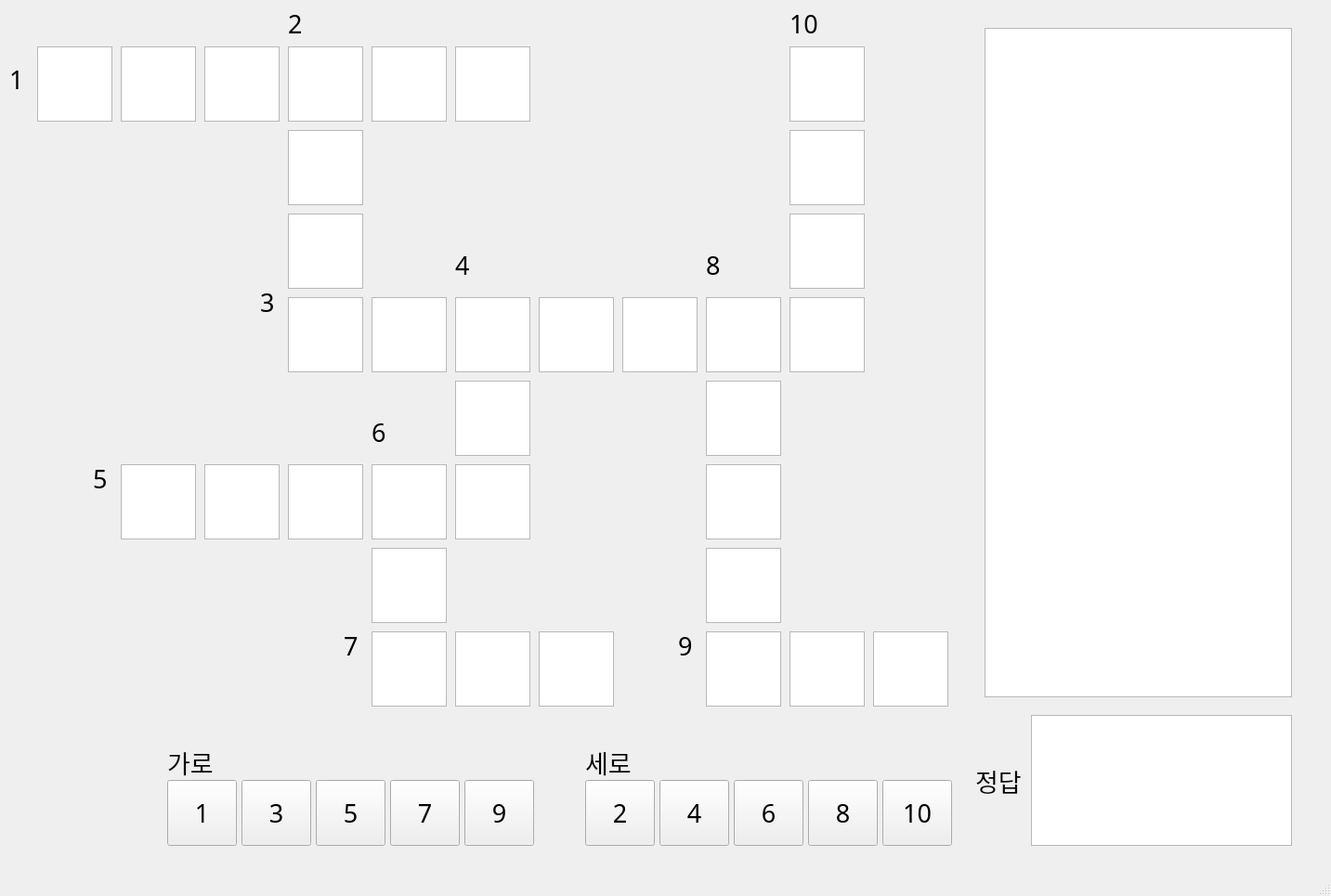
<?xml version="1.0" encoding="UTF-8"?>
<ui version="4.0">
 <class>MainWindow</class>
 <widget class="QMainWindow" name="MainWindow">
  <property name="geometry">
   <rect>
    <x>0</x>
    <y>0</y>
    <width>1433</width>
    <height>965</height>
   </rect>
  </property>
  <property name="windowTitle">
   <string>MainWindow</string>
  </property>
  <widget class="QWidget" name="centralwidget">
   <widget class="QTextEdit" name="textEdit">
    <property name="geometry">
     <rect>
      <x>40</x>
      <y>50</y>
      <width>81</width>
      <height>81</height>
     </rect>
    </property>
    <property name="font">
     <font>
      <family>함초롬돋움</family>
      <pointsize>25</pointsize>
     </font>
    </property>
   </widget>
   <widget class="QTextEdit" name="textEdit_12">
    <property name="geometry">
     <rect>
      <x>130</x>
      <y>500</y>
      <width>81</width>
      <height>81</height>
     </rect>
    </property>
    <property name="font">
     <font>
      <family>함초롬돋움</family>
      <pointsize>25</pointsize>
     </font>
    </property>
   </widget>
   <widget class="QTextEdit" name="textEdit_15">
    <property name="geometry">
     <rect>
      <x>130</x>
      <y>50</y>
      <width>81</width>
      <height>81</height>
     </rect>
    </property>
    <property name="font">
     <font>
      <family>함초롬돋움</family>
      <pointsize>25</pointsize>
     </font>
    </property>
   </widget>
   <widget class="QTextEdit" name="textEdit_17">
    <property name="geometry">
     <rect>
      <x>310</x>
      <y>320</y>
      <width>81</width>
      <height>81</height>
     </rect>
    </property>
    <property name="font">
     <font>
      <family>함초롬돋움</family>
      <pointsize>25</pointsize>
     </font>
    </property>
   </widget>
   <widget class="QTextEdit" name="textEdit_21">
    <property name="geometry">
     <rect>
      <x>310</x>
      <y>230</y>
      <width>81</width>
      <height>81</height>
     </rect>
    </property>
    <property name="font">
     <font>
      <family>함초롬돋움</family>
      <pointsize>25</pointsize>
     </font>
    </property>
   </widget>
   <widget class="QTextEdit" name="textEdit_23">
    <property name="geometry">
     <rect>
      <x>220</x>
      <y>500</y>
      <width>81</width>
      <height>81</height>
     </rect>
    </property>
    <property name="font">
     <font>
      <family>함초롬돋움</family>
      <pointsize>25</pointsize>
     </font>
    </property>
   </widget>
   <widget class="QTextEdit" name="textEdit_24">
    <property name="geometry">
     <rect>
      <x>310</x>
      <y>50</y>
      <width>81</width>
      <height>81</height>
     </rect>
    </property>
    <property name="font">
     <font>
      <family>함초롬돋움</family>
      <pointsize>25</pointsize>
     </font>
    </property>
   </widget>
   <widget class="QTextEdit" name="textEdit_27">
    <property name="geometry">
     <rect>
      <x>220</x>
      <y>50</y>
      <width>81</width>
      <height>81</height>
     </rect>
    </property>
    <property name="font">
     <font>
      <family>함초롬돋움</family>
      <pointsize>25</pointsize>
     </font>
    </property>
   </widget>
   <widget class="QTextEdit" name="textEdit_30">
    <property name="geometry">
     <rect>
      <x>310</x>
      <y>500</y>
      <width>81</width>
      <height>81</height>
     </rect>
    </property>
    <property name="font">
     <font>
      <family>함초롬돋움</family>
      <pointsize>25</pointsize>
     </font>
    </property>
   </widget>
   <widget class="QTextEdit" name="textEdit_31">
    <property name="geometry">
     <rect>
      <x>310</x>
      <y>140</y>
      <width>81</width>
      <height>81</height>
     </rect>
    </property>
    <property name="font">
     <font>
      <family>함초롬돋움</family>
      <pointsize>25</pointsize>
     </font>
    </property>
   </widget>
   <widget class="QTextEdit" name="textEdit_33">
    <property name="geometry">
     <rect>
      <x>580</x>
      <y>320</y>
      <width>81</width>
      <height>81</height>
     </rect>
    </property>
    <property name="font">
     <font>
      <family>함초롬돋움</family>
      <pointsize>25</pointsize>
     </font>
    </property>
   </widget>
   <widget class="QTextEdit" name="textEdit_44">
    <property name="geometry">
     <rect>
      <x>580</x>
      <y>680</y>
      <width>81</width>
      <height>81</height>
     </rect>
    </property>
    <property name="font">
     <font>
      <family>함초롬돋움</family>
      <pointsize>25</pointsize>
     </font>
    </property>
   </widget>
   <widget class="QTextEdit" name="textEdit_45">
    <property name="geometry">
     <rect>
      <x>400</x>
      <y>680</y>
      <width>81</width>
      <height>81</height>
     </rect>
    </property>
    <property name="font">
     <font>
      <family>함초롬돋움</family>
      <pointsize>25</pointsize>
     </font>
    </property>
   </widget>
   <widget class="QTextEdit" name="textEdit_47">
    <property name="geometry">
     <rect>
      <x>490</x>
      <y>500</y>
      <width>81</width>
      <height>81</height>
     </rect>
    </property>
    <property name="font">
     <font>
      <family>함초롬돋움</family>
      <pointsize>25</pointsize>
     </font>
    </property>
   </widget>
   <widget class="QTextEdit" name="textEdit_48">
    <property name="geometry">
     <rect>
      <x>400</x>
      <y>320</y>
      <width>81</width>
      <height>81</height>
     </rect>
    </property>
    <property name="font">
     <font>
      <family>함초롬돋움</family>
      <pointsize>25</pointsize>
     </font>
    </property>
   </widget>
   <widget class="QTextEdit" name="textEdit_49">
    <property name="geometry">
     <rect>
      <x>400</x>
      <y>590</y>
      <width>81</width>
      <height>81</height>
     </rect>
    </property>
    <property name="font">
     <font>
      <family>함초롬돋움</family>
      <pointsize>25</pointsize>
     </font>
    </property>
   </widget>
   <widget class="QTextEdit" name="textEdit_51">
    <property name="geometry">
     <rect>
      <x>400</x>
      <y>500</y>
      <width>81</width>
      <height>81</height>
     </rect>
    </property>
    <property name="font">
     <font>
      <family>함초롬돋움</family>
      <pointsize>25</pointsize>
     </font>
    </property>
   </widget>
   <widget class="QTextEdit" name="textEdit_52">
    <property name="geometry">
     <rect>
      <x>490</x>
      <y>410</y>
      <width>81</width>
      <height>81</height>
     </rect>
    </property>
    <property name="font">
     <font>
      <family>함초롬돋움</family>
      <pointsize>25</pointsize>
     </font>
    </property>
   </widget>
   <widget class="QTextEdit" name="textEdit_53">
    <property name="geometry">
     <rect>
      <x>490</x>
      <y>320</y>
      <width>81</width>
      <height>81</height>
     </rect>
    </property>
    <property name="font">
     <font>
      <family>함초롬돋움</family>
      <pointsize>25</pointsize>
     </font>
    </property>
   </widget>
   <widget class="QTextEdit" name="textEdit_54">
    <property name="geometry">
     <rect>
      <x>490</x>
      <y>50</y>
      <width>81</width>
      <height>81</height>
     </rect>
    </property>
    <property name="font">
     <font>
      <family>함초롬돋움</family>
      <pointsize>25</pointsize>
     </font>
    </property>
   </widget>
   <widget class="QTextEdit" name="textEdit_58">
    <property name="geometry">
     <rect>
      <x>400</x>
      <y>50</y>
      <width>81</width>
      <height>81</height>
     </rect>
    </property>
    <property name="font">
     <font>
      <family>함초롬돋움</family>
      <pointsize>25</pointsize>
     </font>
    </property>
   </widget>
   <widget class="QTextEdit" name="textEdit_63">
    <property name="geometry">
     <rect>
      <x>490</x>
      <y>680</y>
      <width>81</width>
      <height>81</height>
     </rect>
    </property>
    <property name="font">
     <font>
      <family>함초롬돋움</family>
      <pointsize>25</pointsize>
     </font>
    </property>
   </widget>
   <widget class="QTextEdit" name="textEdit_64">
    <property name="geometry">
     <rect>
      <x>670</x>
      <y>320</y>
      <width>81</width>
      <height>81</height>
     </rect>
    </property>
    <property name="font">
     <font>
      <family>함초롬돋움</family>
      <pointsize>25</pointsize>
     </font>
    </property>
   </widget>
   <widget class="QTextEdit" name="textEdit_68">
    <property name="geometry">
     <rect>
      <x>850</x>
      <y>320</y>
      <width>81</width>
      <height>81</height>
     </rect>
    </property>
    <property name="font">
     <font>
      <family>함초롬돋움</family>
      <pointsize>25</pointsize>
     </font>
    </property>
   </widget>
   <widget class="QTextEdit" name="textEdit_69">
    <property name="geometry">
     <rect>
      <x>760</x>
      <y>410</y>
      <width>81</width>
      <height>81</height>
     </rect>
    </property>
    <property name="font">
     <font>
      <family>함초롬돋움</family>
      <pointsize>25</pointsize>
     </font>
    </property>
   </widget>
   <widget class="QTextEdit" name="textEdit_71">
    <property name="geometry">
     <rect>
      <x>850</x>
      <y>680</y>
      <width>81</width>
      <height>81</height>
     </rect>
    </property>
    <property name="font">
     <font>
      <family>함초롬돋움</family>
      <pointsize>25</pointsize>
     </font>
    </property>
   </widget>
   <widget class="QTextEdit" name="textEdit_74">
    <property name="geometry">
     <rect>
      <x>760</x>
      <y>680</y>
      <width>81</width>
      <height>81</height>
     </rect>
    </property>
    <property name="font">
     <font>
      <family>함초롬돋움</family>
      <pointsize>25</pointsize>
     </font>
    </property>
   </widget>
   <widget class="QTextEdit" name="textEdit_75">
    <property name="geometry">
     <rect>
      <x>940</x>
      <y>680</y>
      <width>81</width>
      <height>81</height>
     </rect>
    </property>
    <property name="font">
     <font>
      <family>함초롬돋움</family>
      <pointsize>25</pointsize>
     </font>
    </property>
   </widget>
   <widget class="QTextEdit" name="textEdit_77">
    <property name="geometry">
     <rect>
      <x>850</x>
      <y>230</y>
      <width>81</width>
      <height>81</height>
     </rect>
    </property>
    <property name="font">
     <font>
      <family>함초롬돋움</family>
      <pointsize>25</pointsize>
     </font>
    </property>
   </widget>
   <widget class="QTextEdit" name="textEdit_78">
    <property name="geometry">
     <rect>
      <x>760</x>
      <y>500</y>
      <width>81</width>
      <height>81</height>
     </rect>
    </property>
    <property name="font">
     <font>
      <family>함초롬돋움</family>
      <pointsize>25</pointsize>
     </font>
    </property>
   </widget>
   <widget class="QTextEdit" name="textEdit_80">
    <property name="geometry">
     <rect>
      <x>850</x>
      <y>140</y>
      <width>81</width>
      <height>81</height>
     </rect>
    </property>
    <property name="font">
     <font>
      <family>함초롬돋움</family>
      <pointsize>25</pointsize>
     </font>
    </property>
   </widget>
   <widget class="QTextEdit" name="textEdit_84">
    <property name="geometry">
     <rect>
      <x>760</x>
      <y>320</y>
      <width>81</width>
      <height>81</height>
     </rect>
    </property>
    <property name="font">
     <font>
      <family>함초롬돋움</family>
      <pointsize>25</pointsize>
     </font>
    </property>
   </widget>
   <widget class="QTextEdit" name="textEdit_85">
    <property name="geometry">
     <rect>
      <x>760</x>
      <y>590</y>
      <width>81</width>
      <height>81</height>
     </rect>
    </property>
    <property name="font">
     <font>
      <family>함초롬돋움</family>
      <pointsize>25</pointsize>
     </font>
    </property>
   </widget>
   <widget class="QTextEdit" name="textEdit_88">
    <property name="geometry">
     <rect>
      <x>850</x>
      <y>50</y>
      <width>81</width>
      <height>81</height>
     </rect>
    </property>
    <property name="font">
     <font>
      <family>함초롬돋움</family>
      <pointsize>25</pointsize>
     </font>
    </property>
   </widget>
   <widget class="QTextEdit" name="textEdit_2">
    <property name="geometry">
     <rect>
      <x>1060</x>
      <y>30</y>
      <width>331</width>
      <height>721</height>
     </rect>
    </property>
    <property name="font">
     <font>
      <family>함초롬돋움</family>
      <pointsize>20</pointsize>
     </font>
    </property>
   </widget>
   <widget class="QLabel" name="label">
    <property name="geometry">
     <rect>
      <x>180</x>
      <y>780</y>
      <width>151</width>
      <height>81</height>
     </rect>
    </property>
    <property name="font">
     <font>
      <family>함초롬돋움</family>
      <pointsize>20</pointsize>
     </font>
    </property>
    <property name="text">
     <string>가로</string>
    </property>
   </widget>
   <widget class="QPushButton" name="pushButton">
    <property name="geometry">
     <rect>
      <x>180</x>
      <y>840</y>
      <width>75</width>
      <height>71</height>
     </rect>
    </property>
    <property name="font">
     <font>
      <family>함초롬돋움</family>
      <pointsize>20</pointsize>
     </font>
    </property>
    <property name="text">
     <string>1</string>
    </property>
   </widget>
   <widget class="QPushButton" name="pushButton_2">
    <property name="geometry">
     <rect>
      <x>260</x>
      <y>840</y>
      <width>75</width>
      <height>71</height>
     </rect>
    </property>
    <property name="font">
     <font>
      <family>함초롬돋움</family>
      <pointsize>20</pointsize>
     </font>
    </property>
    <property name="text">
     <string>3</string>
    </property>
   </widget>
   <widget class="QPushButton" name="pushButton_3">
    <property name="geometry">
     <rect>
      <x>340</x>
      <y>840</y>
      <width>75</width>
      <height>71</height>
     </rect>
    </property>
    <property name="font">
     <font>
      <family>함초롬돋움</family>
      <pointsize>20</pointsize>
     </font>
    </property>
    <property name="text">
     <string>5</string>
    </property>
   </widget>
   <widget class="QPushButton" name="pushButton_4">
    <property name="geometry">
     <rect>
      <x>420</x>
      <y>840</y>
      <width>75</width>
      <height>71</height>
     </rect>
    </property>
    <property name="font">
     <font>
      <family>함초롬돋움</family>
      <pointsize>20</pointsize>
     </font>
    </property>
    <property name="text">
     <string>7</string>
    </property>
   </widget>
   <widget class="QPushButton" name="pushButton_5">
    <property name="geometry">
     <rect>
      <x>500</x>
      <y>840</y>
      <width>75</width>
      <height>71</height>
     </rect>
    </property>
    <property name="font">
     <font>
      <family>함초롬돋움</family>
      <pointsize>20</pointsize>
     </font>
    </property>
    <property name="text">
     <string>9</string>
    </property>
   </widget>
   <widget class="QPushButton" name="pushButton_6">
    <property name="geometry">
     <rect>
      <x>630</x>
      <y>840</y>
      <width>75</width>
      <height>71</height>
     </rect>
    </property>
    <property name="font">
     <font>
      <family>함초롬돋움</family>
      <pointsize>20</pointsize>
     </font>
    </property>
    <property name="text">
     <string>2</string>
    </property>
   </widget>
   <widget class="QPushButton" name="pushButton_7">
    <property name="geometry">
     <rect>
      <x>710</x>
      <y>840</y>
      <width>75</width>
      <height>71</height>
     </rect>
    </property>
    <property name="font">
     <font>
      <family>함초롬돋움</family>
      <pointsize>20</pointsize>
     </font>
    </property>
    <property name="text">
     <string>4</string>
    </property>
   </widget>
   <widget class="QPushButton" name="pushButton_8">
    <property name="geometry">
     <rect>
      <x>790</x>
      <y>840</y>
      <width>75</width>
      <height>71</height>
     </rect>
    </property>
    <property name="font">
     <font>
      <family>함초롬돋움</family>
      <pointsize>20</pointsize>
     </font>
    </property>
    <property name="text">
     <string>6</string>
    </property>
   </widget>
   <widget class="QPushButton" name="pushButton_9">
    <property name="geometry">
     <rect>
      <x>870</x>
      <y>840</y>
      <width>75</width>
      <height>71</height>
     </rect>
    </property>
    <property name="font">
     <font>
      <family>함초롬돋움</family>
      <pointsize>20</pointsize>
     </font>
    </property>
    <property name="text">
     <string>8</string>
    </property>
   </widget>
   <widget class="QPushButton" name="pushButton_10">
    <property name="geometry">
     <rect>
      <x>950</x>
      <y>840</y>
      <width>75</width>
      <height>71</height>
     </rect>
    </property>
    <property name="font">
     <font>
      <family>함초롬돋움</family>
      <pointsize>20</pointsize>
     </font>
    </property>
    <property name="text">
     <string>10</string>
    </property>
   </widget>
   <widget class="QTextEdit" name="textEdit_3">
    <property name="geometry">
     <rect>
      <x>1110</x>
      <y>770</y>
      <width>281</width>
      <height>141</height>
     </rect>
    </property>
    <property name="font">
     <font>
      <family>함초롬돋움</family>
      <pointsize>28</pointsize>
     </font>
    </property>
   </widget>
   <widget class="QLabel" name="label_4">
    <property name="geometry">
     <rect>
      <x>10</x>
      <y>50</y>
      <width>31</width>
      <height>71</height>
     </rect>
    </property>
    <property name="font">
     <font>
      <family>함초롬돋움</family>
      <pointsize>20</pointsize>
     </font>
    </property>
    <property name="text">
     <string>1</string>
    </property>
   </widget>
   <widget class="QLabel" name="label_5">
    <property name="geometry">
     <rect>
      <x>310</x>
      <y>-10</y>
      <width>31</width>
      <height>71</height>
     </rect>
    </property>
    <property name="font">
     <font>
      <family>함초롬돋움</family>
      <pointsize>20</pointsize>
     </font>
    </property>
    <property name="text">
     <string>2</string>
    </property>
   </widget>
   <widget class="QLabel" name="label_6">
    <property name="geometry">
     <rect>
      <x>280</x>
      <y>290</y>
      <width>31</width>
      <height>71</height>
     </rect>
    </property>
    <property name="font">
     <font>
      <family>함초롬돋움</family>
      <pointsize>20</pointsize>
     </font>
    </property>
    <property name="text">
     <string>3</string>
    </property>
   </widget>
   <widget class="QLabel" name="label_7">
    <property name="geometry">
     <rect>
      <x>490</x>
      <y>250</y>
      <width>31</width>
      <height>71</height>
     </rect>
    </property>
    <property name="font">
     <font>
      <family>함초롬돋움</family>
      <pointsize>20</pointsize>
     </font>
    </property>
    <property name="text">
     <string>4</string>
    </property>
   </widget>
   <widget class="QLabel" name="label_8">
    <property name="geometry">
     <rect>
      <x>760</x>
      <y>250</y>
      <width>31</width>
      <height>71</height>
     </rect>
    </property>
    <property name="font">
     <font>
      <family>함초롬돋움</family>
      <pointsize>20</pointsize>
     </font>
    </property>
    <property name="text">
     <string>8</string>
    </property>
   </widget>
   <widget class="QLabel" name="label_9">
    <property name="geometry">
     <rect>
      <x>850</x>
      <y>-10</y>
      <width>31</width>
      <height>71</height>
     </rect>
    </property>
    <property name="font">
     <font>
      <family>함초롬돋움</family>
      <pointsize>20</pointsize>
     </font>
    </property>
    <property name="text">
     <string>10</string>
    </property>
   </widget>
   <widget class="QLabel" name="label_10">
    <property name="geometry">
     <rect>
      <x>730</x>
      <y>660</y>
      <width>31</width>
      <height>71</height>
     </rect>
    </property>
    <property name="font">
     <font>
      <family>함초롬돋움</family>
      <pointsize>20</pointsize>
     </font>
    </property>
    <property name="text">
     <string>9</string>
    </property>
   </widget>
   <widget class="QLabel" name="label_11">
    <property name="geometry">
     <rect>
      <x>370</x>
      <y>660</y>
      <width>31</width>
      <height>71</height>
     </rect>
    </property>
    <property name="font">
     <font>
      <family>함초롬돋움</family>
      <pointsize>20</pointsize>
     </font>
    </property>
    <property name="text">
     <string>7</string>
    </property>
   </widget>
   <widget class="QLabel" name="label_12">
    <property name="geometry">
     <rect>
      <x>400</x>
      <y>430</y>
      <width>31</width>
      <height>71</height>
     </rect>
    </property>
    <property name="font">
     <font>
      <family>함초롬돋움</family>
      <pointsize>20</pointsize>
     </font>
    </property>
    <property name="text">
     <string>6</string>
    </property>
   </widget>
   <widget class="QLabel" name="label_13">
    <property name="geometry">
     <rect>
      <x>100</x>
      <y>480</y>
      <width>31</width>
      <height>71</height>
     </rect>
    </property>
    <property name="font">
     <font>
      <family>함초롬돋움</family>
      <pointsize>20</pointsize>
     </font>
    </property>
    <property name="text">
     <string>5</string>
    </property>
   </widget>
   <widget class="QLabel" name="label_2">
    <property name="geometry">
     <rect>
      <x>630</x>
      <y>780</y>
      <width>151</width>
      <height>81</height>
     </rect>
    </property>
    <property name="font">
     <font>
      <family>함초롬돋움</family>
      <pointsize>20</pointsize>
     </font>
    </property>
    <property name="text">
     <string>세로</string>
    </property>
   </widget>
   <widget class="QLabel" name="label_3">
    <property name="geometry">
     <rect>
      <x>1050</x>
      <y>800</y>
      <width>151</width>
      <height>81</height>
     </rect>
    </property>
    <property name="font">
     <font>
      <family>함초롬돋움</family>
      <pointsize>20</pointsize>
     </font>
    </property>
    <property name="text">
     <string>정답</string>
    </property>
   </widget>
  </widget>
  <widget class="QMenuBar" name="menubar">
   <property name="geometry">
    <rect>
     <x>0</x>
     <y>0</y>
     <width>1433</width>
     <height>21</height>
    </rect>
   </property>
  </widget>
  <widget class="QStatusBar" name="statusbar"/>
 </widget>
 <resources/>
 <connections/>
</ui>
